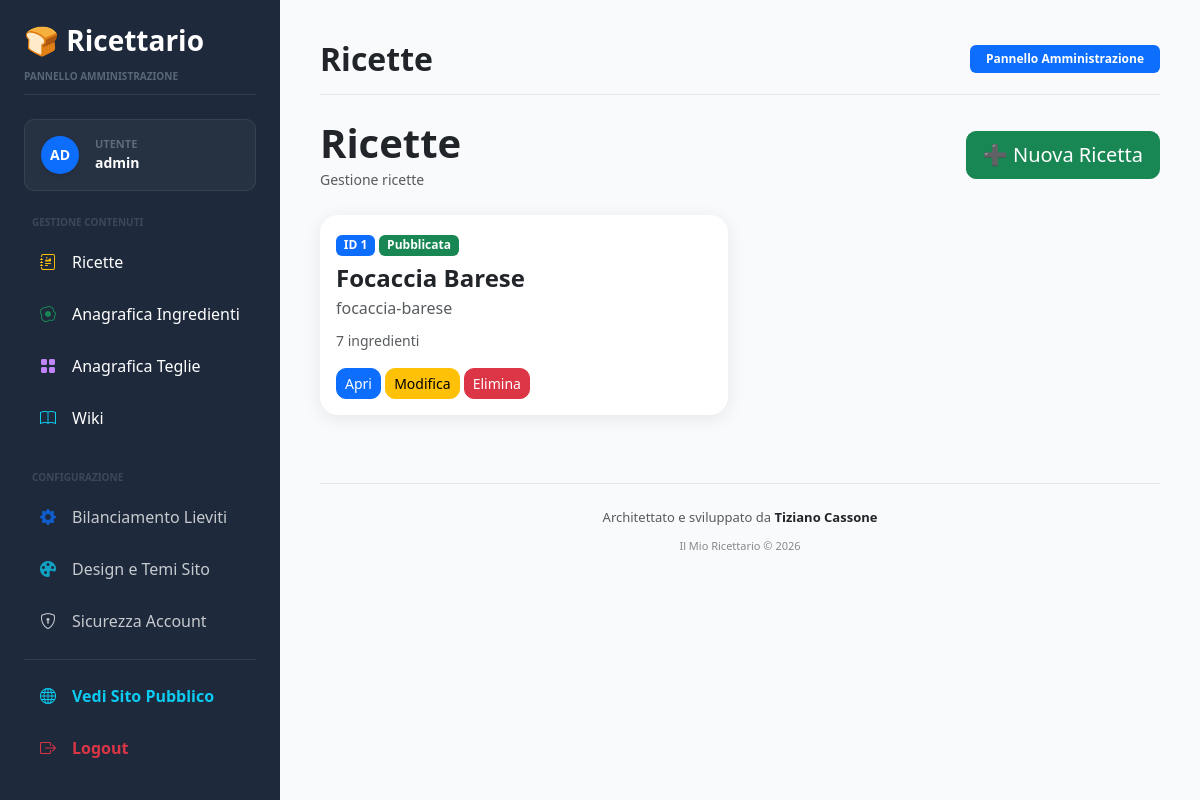
/admin/recipes (signed in), run on the app's committed database.
### models/user.py (models this page shows, shortened)
class User(UserMixin, db.Model):
    __tablename__ = "users"
    id = db.Column(
        db.Integer,
        primary_key=True
    )
    username = db.Column(
        db.String(100),
        unique=True,
        nullable=False
    )
    password_hash = db.Column(
        db.String(255),
        nullable=False
    )
    is_admin = db.Column(
        db.Boolean,
        default=False
    )

### models/recipe.py (models this page shows, shortened)
class Recipe(db.Model):
    __tablename__ = "recipes"
    id = db.Column(
        db.Integer,
        primary_key=True
    )
    name = db.Column(
        db.String(255),
        nullable=False
    )
    slug = db.Column(
        db.String(255),
        unique=True,
        nullable=False
    )
    badge_text = db.Column(
        db.String(100),
        nullable=True,
        default="Antica Formula Bilanciata"
    )
    description = db.Column(
        db.Text
    )
    instructions = db.Column(
        db.Text
    )
    image = db.Column(
        db.String(255)
    )
    icon = db.Column(
        db.String(50),
        nullable=False,
        default="bi-journal-text"
    )
    is_published = db.Column(
        db.Boolean,
        default=True
    )
    temp_chiusura = db.Column(
        db.Float,
        nullable=True,
        default=24.0
    )
    tempo_autolisi = db.Column(
        db.Integer,
        nullable=True,
        default=0
    )
    tempo_puntata = db.Column(
        db.Integer,
        nullable=True,
        default=120
    )
    tempo_appretto = db.Column(
        db.Integer,
        nullable=True,
        default=60
    )
    show_chiusura = db.Column(
        db.Boolean,
        default=True
    )
    show_autolysis = db.Column(
        db.Boolean,
        default=True
    )
    show_puntata = db.Column(
        db.Boolean,
        default=True
    )
    puntata_fino_al_raddoppio = db.Column(
        db.Boolean,
        default=False
    )
    show_appretto = db.Column(
        db.Boolean,
        default=True
    )
    fermentation_type = db.Column(
        db.String(50),
        nullable=False,
        default="diretto"  # 'diretto', 'poolish', 'biga'
    )
    preferment_instructions = db.Column(
        db.Text,
        nullable=True
    )
    created_at = db.Column(
        db.DateTime,
        default=datetime.utcnow
    )
    updated_at = db.Column(
        db.DateTime,
        default=datetime.utcnow,
        onupdate=datetime.utcnow
    )
    ingredients = db.relationship(
        "RecipeIngredient",
        backref="recipe",
        cascade="all, delete-orphan",
        lazy=True,
        order_by="RecipeIngredient.sort_order"
    )
    features = db.relationship(
        "RecipeFeature",
        backref="recipe",
        cascade="all, delete-orphan",
        lazy=True
    )
    pans = db.relationship(
        "MasterBakeryPan",
        secondary=recipe_pans,
        lazy="subquery",
        backref=db.backref("recipes", lazy=True)
    )
    def ingredient_count(self):
        return len(self.ingredients)

### routes/admin.py (the view)
@admin_bp.route("/recipes")
@login_required
def recipes():
    recipes = Recipe.query.order_by(
        Recipe.id.desc()
    ).all()
    return render_template(
        "admin/recipes.html",
        recipes=recipes
    )

### app.py (called while the page is built)
@login_manager.user_loader
def load_user(user_id):
    return db.session.get(
        User,
        int(user_id)
    )

@app.context_processor
def inject_global_settings():
    return dict(
        settings_data=Setting.query.order_by(Setting.id.desc()).first()
    )

### templates/admin/recipes.html (shortened to what this page needs)
{% extends "base.html" %}
{% block page_title %}
Ricette
{% endblock %}
{% block content %}
<div class="d-flex justify-content-between align-items-center mb-4">
    <div>
        <h1 class="fw-bold mb-0">
            Ricette
        </h1>
        <small class="text-muted">
            Gestione ricette
        </small>
    </div>
    <a href="/admin/recipes/new"
       class="btn btn-success btn-lg">
        ➕ Nuova Ricetta
    </a>
</div>
{% if recipes %}
<div class="row">
    {% for recipe in recipes %}
    <div class="col-xl-6">
        <div class="card recipe-card">
            <div class="card-body">
                <div>
                    <div class="mb-2">
                        <span class="badge bg-primary">
                            ID {{ recipe.id }}
                        </span>
                        {% if recipe.is_published %}
                        <span class="badge bg-success">
                            Pubblicata
                        </span>
                        {% else %}
                        <span class="badge bg-secondary">
                            Bozza
                        </span>
                        {% endif %}
                    </div>
                    <h4 class="mb-1">
                        {{ recipe.name }}
                    </h4>
                    <div class="text-muted mb-2">
                        {{ recipe.slug }}
                    </div>
                    <small class="text-muted">
                        {{ recipe.ingredient_count() }}
                        ingredienti
                    </small>
                </div>
                <div class="mt-3">
                    <a href="/admin/recipe/{{ recipe.id }}"
                       class="btn btn-primary btn-sm">
                        Apri
                    </a>
                    <a href="/admin/recipe/edit/{{ recipe.id }}"
                       class="btn btn-warning btn-sm">
                        Modifica
                    </a>
                    <a href="/admin/recipes/delete/{{ recipe.id }}"
                       class="btn btn-danger btn-sm"
                       onclick="return confirm('Eliminare la ricetta?');">
                        Elimina
                    </a>
                </div>
            </div>
        </div>
    </div>
    {% endfor %}
</div>
{% endif %}
{% endblock %}

### templates/base.html (shortened to what this page needs)
<!DOCTYPE html>
<html lang="it">
<head>
    <link href="https://cdn.jsdelivr.net/npm/bootstrap@5.3.0/dist/css/bootstrap.min.css" rel="stylesheet">
    <link href="https://cdn.quilljs.com/1.3.6/quill.snow.css" rel="stylesheet">
    <link rel="stylesheet"
          href="{{ url_for('static', filename='css/admin.css') }}">
    <link rel="stylesheet"
          href="https://cdn.jsdelivr.net/npm/bootstrap-icons@1.11.3/font/bootstrap-icons.min.css">
</head>
<body>
{% if current_user.is_authenticated %}
<div class="sidebar d-flex flex-column justify-content-between p-4"
     style="width: 280px; position: fixed; height: 100vh; background: #1e293b; color: #fff; z-index: 1000;">
    <div>
        <div class="mb-4 pb-2 border-bottom border-secondary border-opacity-25">
            <h3 class="mb-1 text-white fw-bold">
                🍞 Ricettario
            </h3>
            <small class="text-uppercase tracking-wider fw-semibold opacity-50" style="font-size: 10px; color: #94a3b8;">
                Pannello Amministrazione
            </small>
        </div>
        <div class="mb-4 p-3 d-flex align-items-center gap-3"
             style="background: rgba(255, 255, 255, 0.04);
                    border: 1px solid rgba(255, 255, 255, 0.08);
                    border-radius: 10px;">
            <div class="bg-primary rounded-circle d-flex align-items-center justify-content-center text-white fw-bold shadow-sm"
                 style="width: 38px; height: 38px; font-size: 14px;">
                {{ current_user.username[:2].upper() }}
            </div>
            <div>
                <div style="font-size: 11px; color: #94a3b8;" class="text-uppercase fw-bold opacity-50">
                    Utente
                </div>
                <div class="fw-bold text-white small">
                    {{ current_user.username }}
                </div>
            </div>
        </div>
        <div class="nav flex-column gap-1 mb-4">
            <span class="text-uppercase tracking-wider fw-bold px-2 mb-2 opacity-25" style="font-size: 10px; color: #94a3b8;">
                Gestione Contenuti
            </span>
            <a href="{{ url_for('admin.recipes') }}" class="nav-link text-white rounded px-3 py-2 d-flex align-items-center gap-3 hover-sidebar">
                <i class="bi bi-journal-richtext text-warning"></i>
                <span>Ricette</span>
            </a>
            <a href="{{ url_for('admin.master_ingredients_view') }}" class="nav-link text-white rounded px-3 py-2 d-flex align-items-center gap-3 hover-sidebar">
                <i class="bi bi-egg-fried text-success"></i>
                <span>Anagrafica Ingredienti</span>
            </a>
            <a href="{{ url_for('admin.master_pans_view') }}" class="nav-link text-white rounded px-3 py-2 d-flex align-items-center gap-3 hover-sidebar">
                <i class="bi bi-grid-fill text-purple" style="color: #c084fc !important;"></i>
                <span>Anagrafica Teglie</span>
            </a>
            <a href="{{ url_for('admin.wiki_list') }}" class="nav-link text-white rounded px-3 py-2 d-flex align-items-center gap-3 hover-sidebar">
                <i class="bi bi-book text-info"></i>
                <span>Wiki</span>
            </a>
        </div>
        <div class="nav flex-column gap-1">
            <span class="text-uppercase tracking-wider fw-bold px-2 mb-2 opacity-25" style="font-size: 10px; color: #94a3b8;">
                Configurazione
            </span>
            <a href="{{ url_for('admin.settings_yeast') }}" class="nav-link text-white rounded px-3 py-2 d-flex align-items-center gap-3 opacity-75 hover-sidebar">
                <i class="bi bi-gear-fill text-primary"></i>
                <span>Bilanciamento Lieviti</span>
            </a>
            <a href="{{ url_for('admin.settings_theme') }}" class="nav-link text-white rounded px-3 py-2 d-flex align-items-center gap-3 opacity-75 hover-sidebar">
                <i class="bi bi-palette-fill text-info"></i>
                <span>Design e Temi Sito</span>
            </a>
            <a href="{{ url_for('admin.change_password') }}" class="nav-link text-white rounded px-3 py-2 d-flex align-items-center gap-3 opacity-75 hover-sidebar">
                <i class="bi bi-shield-lock"></i>
                <span>Sicurezza Account</span>
            </a>
        </div>
    </div>
    <div class="pt-3 border-top border-secondary border-opacity-25 nav flex-column gap-1">
        <a href="{{ url_for('recipes.list_recipes') }}" target="_blank" class="nav-link text-info rounded px-3 py-2 d-flex align-items-center gap-3 hover-sidebar fw-semibold small">
            <i class="bi bi-globe"></i>
            <span>Vedi Sito Pubblico</span>
        </a>
        <a href="{{ url_for('admin.logout') }}" class="nav-link text-danger rounded px-3 py-2 d-flex align-items-center gap-3 hover-sidebar fw-semibold small">
            <i class="bi bi-box-arrow-right"></i>
            <span>Logout</span>
        </a>
    </div>
</div>
<div class="main-content" style="margin-left: 280px; padding: 40px; min-height: 100vh; background: #f8fafc;">
    <div class="d-flex justify-content-between align-items-center mb-4 pb-3 border-bottom" style="border-color: #e2e8f0 !important;">
        <div>
            <h2 class="fw-bold text-dark mb-0">
                {% block page_title %}{% endblock %}
            </h2>
        </div>
        <div>
            <span class="badge bg-primary px-3 py-2">
                Pannello Amministrazione
            </span>
        </div>
    </div>
{% else %}
<div class="container py-5">
{% endif %}
    {% block content %}
    {% endblock %}
{% if current_user.is_authenticated %}
    <div class="mt-5 text-center text-muted pt-4 border-top" style="border-color: #e2e8f0 !important;">
        <div class="mb-1" style="font-size: 13px;">
            Architettato e sviluppato da <strong class="text-dark">Tiziano Cassone</strong>
        </div>
        <small style="font-size: 11px; opacity: 0.7;">
            Il Mio Ricettario © 2026
        </small>
    </div>
</div>
{% else %}
</div>
{% endif %}
</body>
</html>

### static/css/admin.css (style rules this page uses)
body { background:#f1f5f9; font-family:Segoe UI, Arial, sans-serif; }
.sidebar { position:fixed; top:0; left:0; width:260px; height:100vh; background:#17233a; color:white; padding:20px; }
.sidebar h3 { margin-bottom:10px; font-weight:700; }
.sidebar a { display:block; color:#cbd5e1; text-decoration:none; padding:12px; border-radius:10px; margin-bottom:8px; transition:.2s; }
.main-content { margin-left:280px; padding:40px; }
.card { border:none; border-radius:18px; box-shadow:0 4px 18px rgba(0,0,0,.08); }
.recipe-card { background:white; margin-bottom:20px; }
.btn { border-radius:10px; }
h1,h2,h3,h4,h5 { font-weight:700; }

### templates/base.html (style rules this page uses)
.hover-sidebar { transition: all 0.2s ease-in-out; }

### data on the page
User: username "AD", username "admin"
Recipe: id "1", is_published "Pubblicata", name "Focaccia Barese", slug "focaccia-barese", ingredient_count "7"
